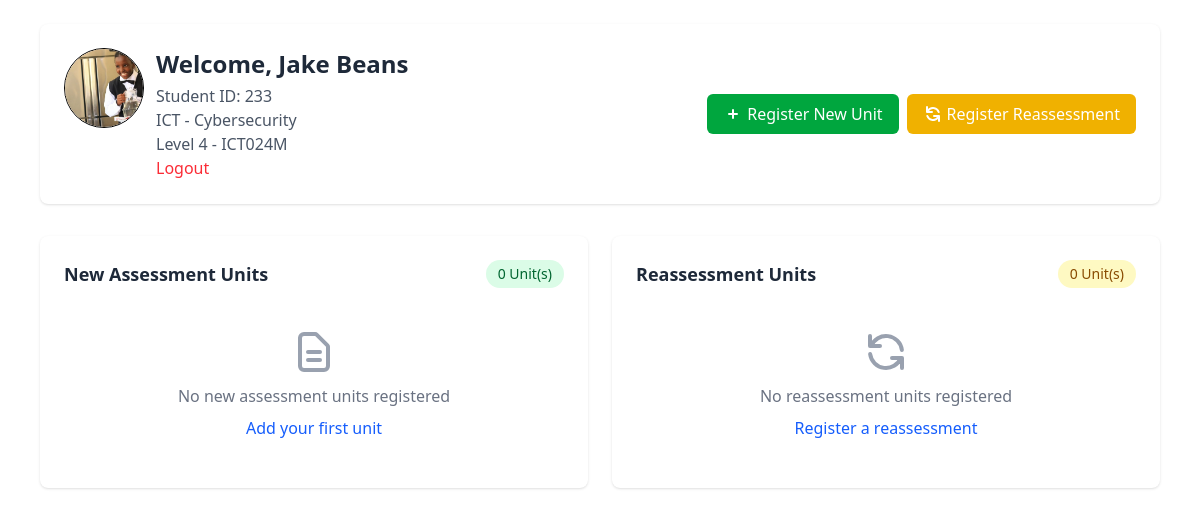
The app's page /dashboard (signed in), older data.
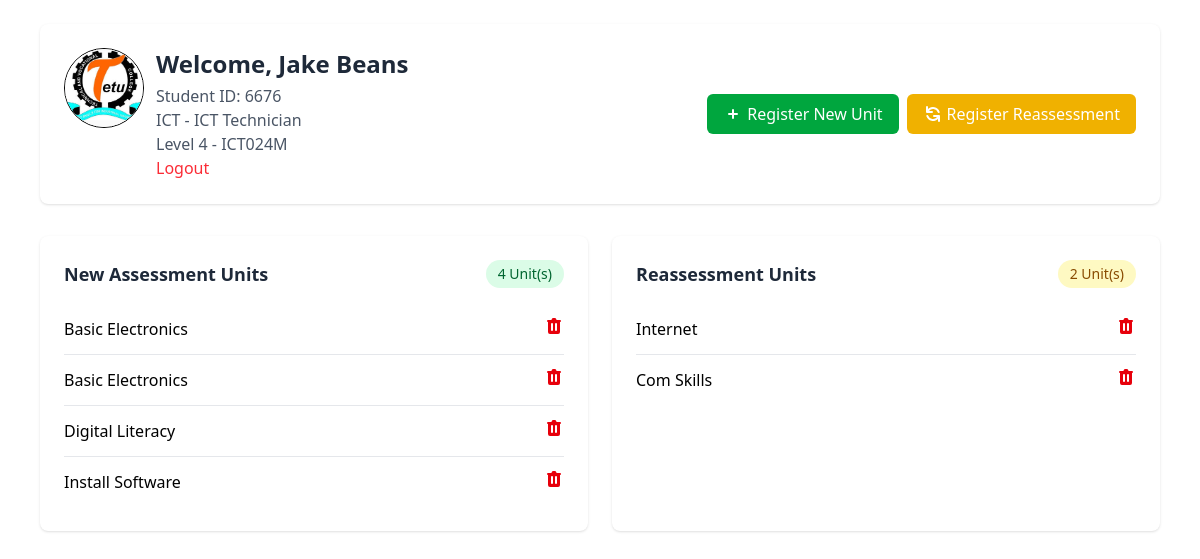
The same page, newer data.
### models.py (models this page shows)
class Student(db.Model):
    id = db.Column(db.Integer, primary_key=True)
    admission_number = db.Column(db.String(20), unique=True)
    fullname = db.Column(db.String(100))
    department_id = db.Column(db.Integer, db.ForeignKey('department.id'))
    course_id = db.Column(db.Integer, db.ForeignKey('course.id'))
    classroom = db.Column(db.String(50))
    level = db.Column(db.String(50))
    profile_image = db.Column(db.String(250), nullable=True)

class Course(db.Model):
    id = db.Column(db.Integer, primary_key=True)
    name = db.Column(db.String(100), nullable=False)
    department_id = db.Column(db.Integer, db.ForeignKey('department.id'), nullable=False)
    students = db.relationship('Student', backref='course', lazy=True)

class UnitRegistration(db.Model):
    id = db.Column(db.Integer, primary_key=True)
    student_id = db.Column(db.Integer, db.ForeignKey('student.id'))
    unit_name = db.Column(db.String(100))
    is_reassessment = db.Column(db.Boolean, default=False)

### app.py (the view)
@app.route('/dashboard', methods=['GET', 'POST'])
@login_required
def dashboard():
    student = Student.query.get(session.get('student_id'))
    new_units = UnitRegistration.query.filter_by(student_id=student.id, is_reassessment=False).all()
    reassessments = UnitRegistration.query.filter_by(student_id=student.id, is_reassessment=True).all()
    return render_template('dashboard.html', student=student, new_units=new_units, reassessments=reassessments)

### app.py (called while the page is built)
def login_required(f):
    @wraps(f)
    def decorated_function(*args, **kwargs):
        if 'student_id' not in session:
            return redirect(url_for('login'))
        return f(*args, **kwargs)
    return decorated_function

### templates/dashboard.html (shortened to what the changed rows need)
{% extends 'base.html' %}
{% block content %}
<div class="max-w-6xl mx-auto px-4 py-6">
    <div class="flex flex-col sm:flex-row justify-between items-start sm:items-center mb-8 bg-white p-6 rounded-lg shadow">
        <div class="flex space-x-3">
            <div >
                <img src="{{ url_for('static', filename=student.profile_image or '') }}"
                alt="profile_image"
                class="h-20 w-20 object-cover object-center rounded-full border">
            </div>
            <div>
                <h2 class="text-2xl font-bold text-gray-800">Welcome, {{ student.fullname }}</h2>
                <p class="text-gray-600 mt-1">Student ID: {{ student.admission_number }}</p>
                <p class="text-gray-600">{{ student.department.name }} - {{ student.course.name }}</p>
                <p class="text-gray-600">{{ student.level }} - {{ student.classroom }}</p>
                <a href="{{ url_for('logout') }}" class="text-red-500 mt-4 hover:text-red-700">Logout</a>
            </div>
        </div>
    </div>
    <div class="grid grid-cols-1 md:grid-cols-2 gap-6 mb-6">
        <div class="bg-white p-6 rounded-lg shadow">
            <div class="flex justify-between items-center mb-4">
                <h3 class="text-lg font-bold text-gray-800">New Assessment Units</h3>
                <span class="bg-green-100 text-green-800 text-sm px-3 py-1 rounded-full font-medium">{{ new_units|length }} Unit(s)</span>
            </div>
            {% if new_units %}
                <ul class="divide-y divide-gray-200">
                    {% for unit in new_units %}
                        <li class="py-3 flex justify-between items-center">
                            <div>
                                <p class="font-medium">{{ unit.unit_name }}</p>
                            </div>
                            <form method="POST" action="{{ url_for('remove_unit', unit_id=unit.id) }}" class="inline">
                                <button type="submit" class="text-red-600 hover:text-red-800" onclick="return confirm('Are you sure you want to remove this unit?')">
                                </button>
                            </form>
                        </li>
                    {% endfor %}
                </ul>
            {% else %}
                <div class="text-center py-6 text-gray-500">
                    <p>No new assessment units registered</p>
                    <button onclick="openModal('addUnit', false)" class="mt-2 text-blue-600 hover:underline">Add your first unit</button>
                </div>
            {% endif %}
        </div>
        <div class="bg-white p-6 rounded-lg shadow">
            <div class="flex justify-between items-center mb-4">
                <h3 class="text-lg font-bold text-gray-800">Reassessment Units</h3>
                <span class="bg-yellow-100 text-yellow-800 text-sm px-3 py-1 rounded-full font-medium">{{ reassessments|length }} Unit(s)</span>
            </div>
            {% if reassessments %}
                <ul class="divide-y divide-gray-200">
                    {% for unit in reassessments %}
                        <li class="py-3 flex justify-between items-center">
                            <div>
                                <p class="font-medium">{{ unit.unit_name }}</p>
                            </div>
                            <form method="POST" action="{{ url_for('remove_unit', unit_id=unit.id) }}" class="inline">
                                <button type="submit" class="text-red-600 hover:text-red-800" onclick="return confirm('Are you sure you want to remove this reassessment?')">
                                </button>
                            </form>
                        </li>
                    {% endfor %}
                </ul>
            {% else %}
                <div class="text-center py-6 text-gray-500">
                    <p>No reassessment units registered</p>
                    <button onclick="openModal('addUnit', true)" class="mt-2 text-blue-600 hover:underline">Register a reassessment</button>
                </div>
            {% endif %}
        </div>
    </div>
{% endblock %}

Row changes from the older to the newer data that the page shows:
no longer on this page (row unchanged): Course: course.name "Cybersecurity"
changed Student "Jake Beans": profile_image: a different picture; admission_number "233" → "6676"
now on this page (row unchanged): Course: course.name "ICT Technician"
now on this page (row edited): UnitRegistration: unit_name "Basic Electronics", shown under "New Assessment Units"
now on this page (row edited): UnitRegistration: unit_name "Basic Electronics", shown under "New Assessment Units"
now on this page (row edited): UnitRegistration: unit_name "Digital Literacy", shown under "New Assessment Units"
added UnitRegistration: unit_name "Install Software", shown under "New Assessment Units"
added UnitRegistration: unit_name "Internet", shown under "Reassessment Units"
added UnitRegistration: unit_name "Com Skills", shown under "Reassessment Units"
Text that changed along with them:
{{ new_units|length }}: "0" → "4"
{{ reassessments|length }}: "0" → "2"
text no longer shown: "No new assessment units registered Add your first unit No reassessment units registered Register a reassessment"
